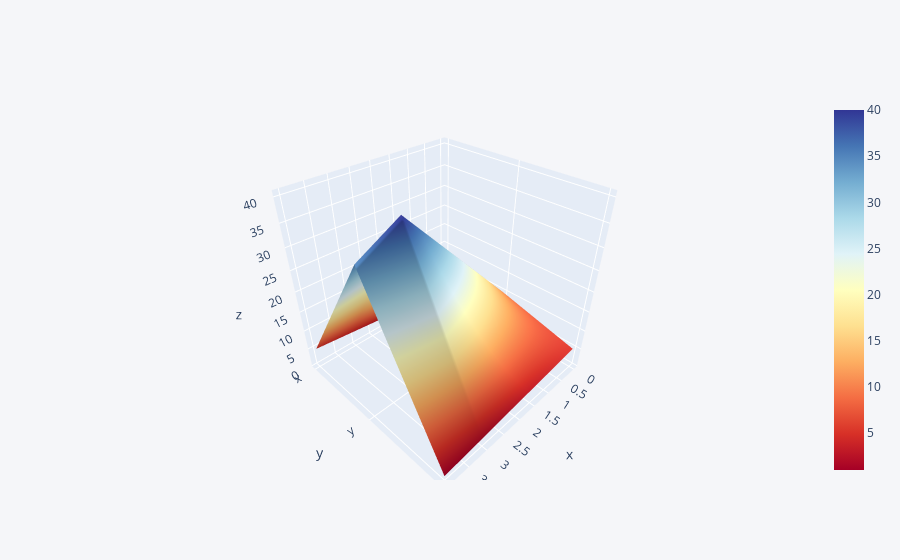

Here is the notebook cell this chart was saved with:
### Code cell
df3.iplot(kind = 'surface', colorscale = 'rdylbu')

### Figure 1 — Plotly figure (JSON) as saved in the notebook; plotly's stock layout.template omitted (floating-point values rounded to 4 significant figures)
{"data": [{"colorscale": [[0, "rgb(165,0,38)"], [0.1, "rgb(215,48,39)"], [0.2, "rgb(244,109,67)"], [0.3, "rgb(253,174,97)"], [0.4, "rgb(254,224,144)"], [0.5, "rgb(255,255,191)"], [0.6, "rgb(224,243,248)"], [0.7, "rgb(171,217,233)"], [0.8, "rgb(116,173,209)"], [0.9, "rgb(69,117,180)"], [1, "rgb(49,54,149)"]], "type": "surface", "x": [0, 1, 2, 3, 4], "y": ["x", "y", "z"], "z": [[1, 2, 3, 4, 5], [10, 20, 30, 40, 35], [5, 4, 3, 2, 1]]}], "layout": {"legend": {"bgcolor": "#F5F6F9", "font": {"color": "#4D5663"}}, "paper_bgcolor": "#F5F6F9", "plot_bgcolor": "#F5F6F9", "title": {"font": {"color": "#4D5663"}}, "xaxis": {"gridcolor": "#E1E5ED", "showgrid": true, "tickfont": {"color": "#4D5663"}, "title": {"font": {"color": "#4D5663"}, "text": ""}, "zerolinecolor": "#E1E5ED"}, "yaxis": {"gridcolor": "#E1E5ED", "showgrid": true, "tickfont": {"color": "#4D5663"}, "title": {"font": {"color": "#4D5663"}, "text": ""}, "zerolinecolor": "#E1E5ED"}}}
